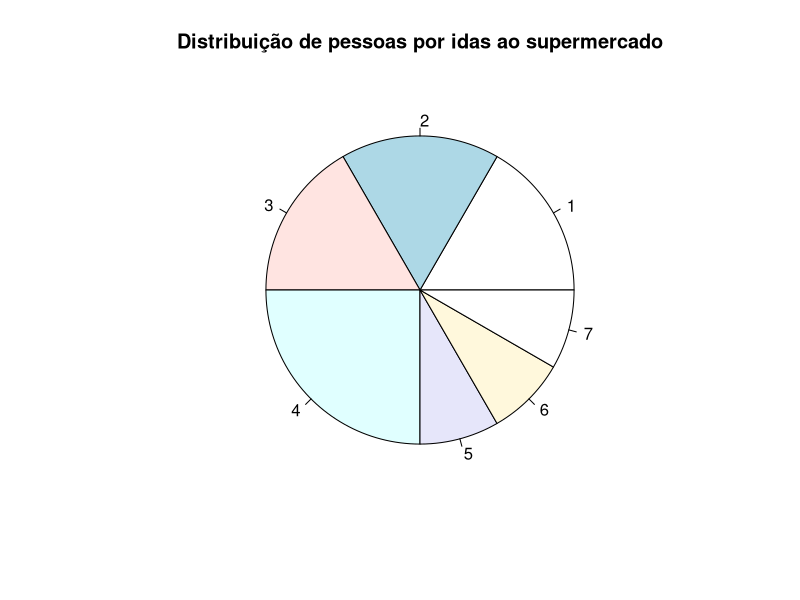

Write the R code that produced this figure.
png(file.path("imagem", "ieedr", "ex3_2.png"))
idas <- read.csv(file.path("dataset", "ieedr", "idas.csv"))
pie(
  table(idas$xi),
  main = "Distribuição de pessoas por idas ao supermercado"
)
